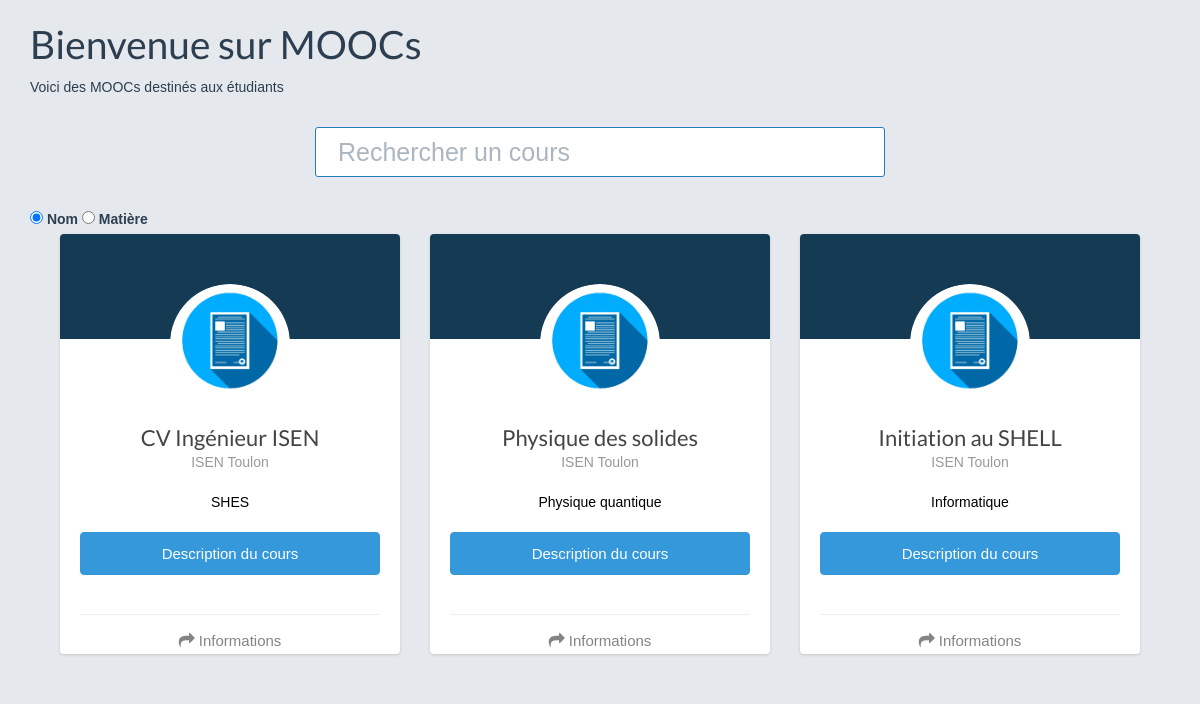
The page /app/index.php (signed in, lower part) on the database as committed earlier.
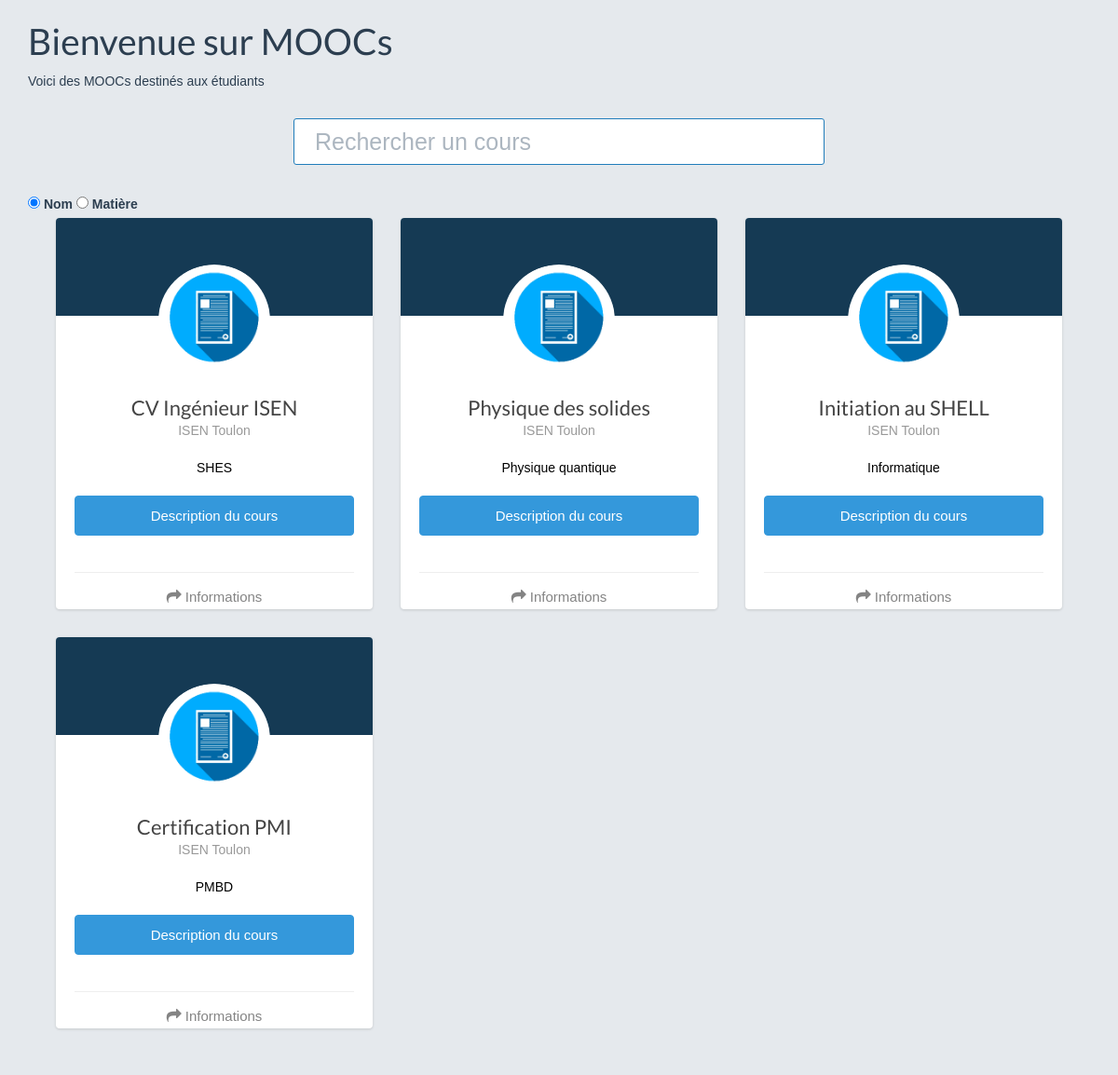
The same page on the database as committed later.
### tables this page shows
CREATE TABLE IF NOT EXISTS `mooc` (
  `id_mooc` int(11) NOT NULL AUTO_INCREMENT,
  `nom_mooc` varchar(100) DEFAULT NULL,
  `matiere` varchar(100) DEFAULT NULL,
  `description` varchar(8000) DEFAULT NULL,
  `prerequis` varchar(100) DEFAULT NULL,
  `duree` int(11) DEFAULT NULL,
  `note` int(11) DEFAULT NULL,
  `nb_chap` int(11) DEFAULT NULL,
  PRIMARY KEY (`id_mooc`)
);

### app/index.php (the view, shortened to what the changed rows need)
<?php
    include 'includes/connect.inc.php';
?>
<!doctype html>
<html lang="fr">
<head>
    <link rel="stylesheet" href="">
    <link rel="stylesheet" href="">
    <link rel="stylesheet" href="">
	<link href="assets/css/bootstrap.min.css" rel="stylesheet">
	<link href="assets/css/icheck/flat/blue.css" rel="stylesheet">
	<link href="assets/css/logo-nav.css" rel="stylesheet">
	<link href="assets/css/animate.css" rel="stylesheet">
	<link href="assets/css/iframe-responsive.css" rel="stylesheet">
	<link href="assets/css/rotating-card.css" rel="stylesheet" />
	<link href="http://netdna.bootstrapcdn.com/font-awesome/4.1.0/css/font-awesome.min.css" rel="stylesheet" />
	<link href="assets/css/style.css" rel="stylesheet">
</head>
<body>
            <br>
            <div class="container">
                <div class="row">
                    <div class="col-lg-12">
                        <h1>Bienvenue sur MOOCs</h1>
                    </div>
                </div>
            </div><br>
            <div class="container">
            <div class="col-md-12 ">
            <?php
                $select = $bdd->prepare("SELECT * FROM mooc");
                $select->execute();
                $lignes = $select->fetchAll();
                if(sizeof($lignes) == 0){
                    echo 'Aucun MOOC présent';
                }
                else{
                    for($i = 0; $i<sizeof($lignes); $i++){
                        $id_mooc = $lignes[$i]["id_mooc"];
                        $select2 = $bdd->prepare("SELECT nom,prenom FROM user INNER JOIN creer ON user.id_user = creer.id_user INNER JOIN mooc ON mooc.id_mooc = creer.id_mooc WHERE creer.id_mooc = $id_mooc");
                        $select2->execute();
                        $lignes2 = $select2->fetchAll();
                        echo '<div class="col-md-4 col-sm-6 animated zoomIn">
                                <div class="card-container manual-flip">
                                    <div class="card">
                                        <div class="front">
                                            <div class="cover">
                                            </div>
                                            <div class="user">
                                                <img class="img-circle" src="assets/images/cvr.png">
                                            </div>
                                            <div class="content">
                                                <div class="main">
                                                    <h3 class="name">'.$lignes[$i]["nom_mooc"].'</h3>
                                                    <p class="profession">ISEN Toulon</p>
                                                    <p class="matiere">'.$lignes[$i]["matiere"].'</p>
                                                    <a href="modules/description.php?idM='.$lignes[$i]["id_mooc"].'"<button name="id" class="btn btn-block btn-md btn-info">Description du cours</button> </a>
                                                </div>
                                                <div class="footer">
                                                    <button class="btn btn-simple" onclick="rotateCard(this)">
                                                        <i class="fa fa-mail-forward"></i> Informations
                                                    </button>
                                                </div>
                                            </div>
                                        </div>
                                        <div class="back">
                                            <div class="header">
                                                <h3 class="motto">'.$lignes[$i]["nom_mooc"].'</h3>
                                            </div>
                                            <div class="content">
                                                <div class="main">
                                                    <p>
                                                        <strong>Description : </strong>
                                                        <span class="text-center text-justify">'.$lignes[$i]["description"].'</span><br><br>
                                                        <strong>Durée : </strong>
                                                        <span class="text-center">'.$lignes[$i]["duree"].' heures</span><br><br>
                                                        <strong>Nombre de chapitres : </strong>
                                                        <span class="text-center">'.$lignes[$i]["nb_chap"].'</span><br><br>
                                                        <strong>Prérequis : </strong>
                                                        <span class="text-center">'.$lignes[$i]["prerequis"].'</span><br><br>
                                                        <strong>Professeur : </strong>';
                                                        for($j=0;$j<sizeof($lignes2);$j++){
                                                            echo'<span class="text-center">'.$lignes2[$j]["prenom"].' '.$lignes2[$j]["nom"].'</span><br>';
                                                        }
                                                        echo'<br><br>
                                                        <strong>Matière : </strong>
                                                        <span class="text-center">'.$lignes[$i]["note"].'/5</span><br><br>
                                                    </p>
                                                </div>
                                            </div>
                                            <div class="footer">
                                                <button class="btn btn-simple" rel="tooltip" title="" onclick="rotateCard(this)" data-original-title="Flip Card">
                                                    <i class="fa fa-reply"></i> Retour
                                                </button>
                                                <div class="social-links text-center">
                                                    <a href="http://www.isen.fr/toulon/accueil/" class="facebook"><i class="fa fa-facebook fa-fw"></i></a>
                                                    <a href="http://www.isen.fr/toulon/accueil/" class="twitter"><i class="fa fa-twitter fa-fw"></i></a>
                                                    <a href="http://www.isen.fr/toulon/accueil/" class="linkedin"><i class="fa fa-linkedin fa-fw"></i></a>
                                                </div>
                                            </div>
                                        </div>
                                    </div>
                                </div>
                            </div>';
                        }
                    }
            ?>
            </div>
        </div>
        <br>
</body>
</html>

Rows that differ between the two databases and show on the page:
added mooc: nom_mooc "Certification PMI", matiere "PMBD"
